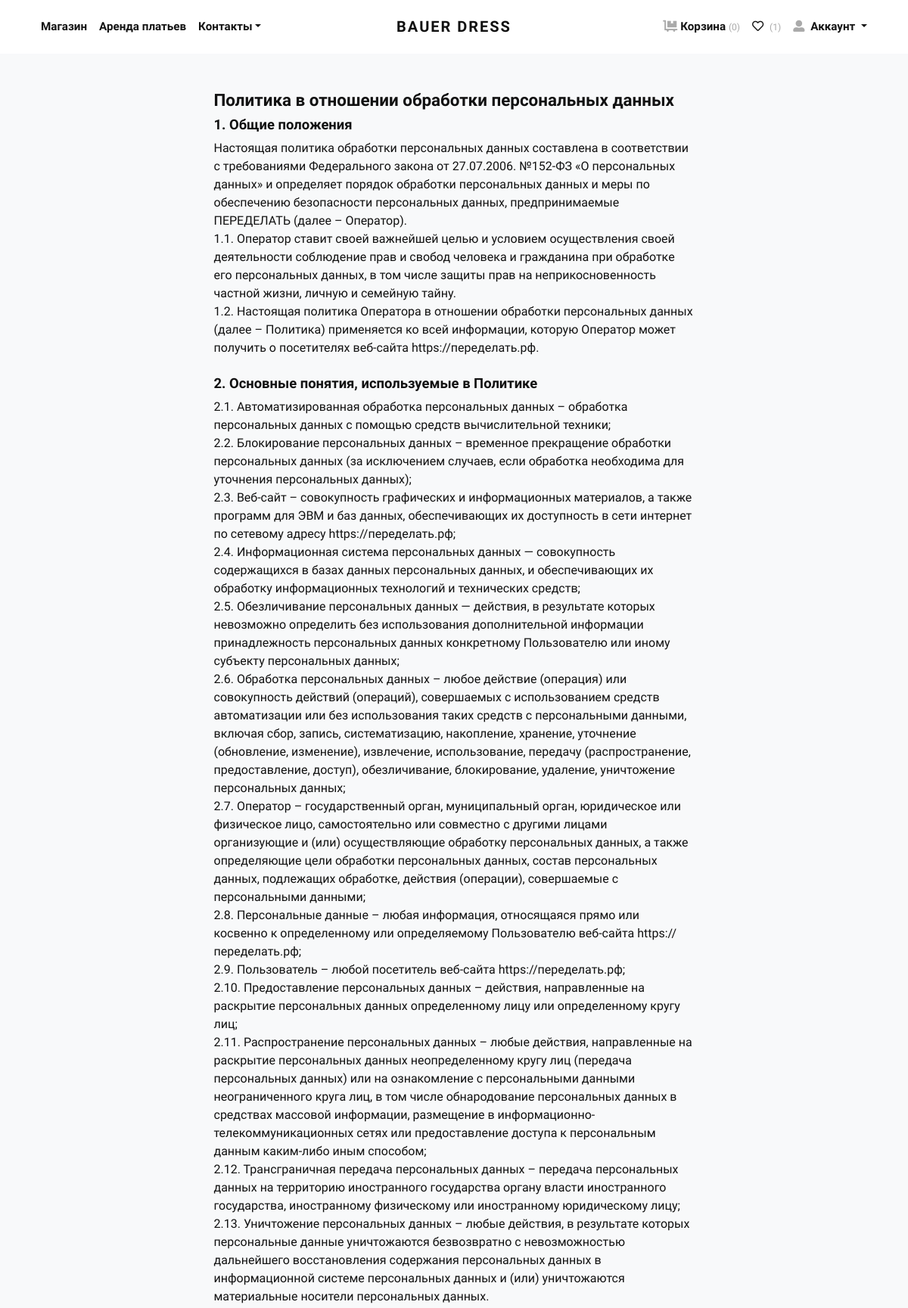
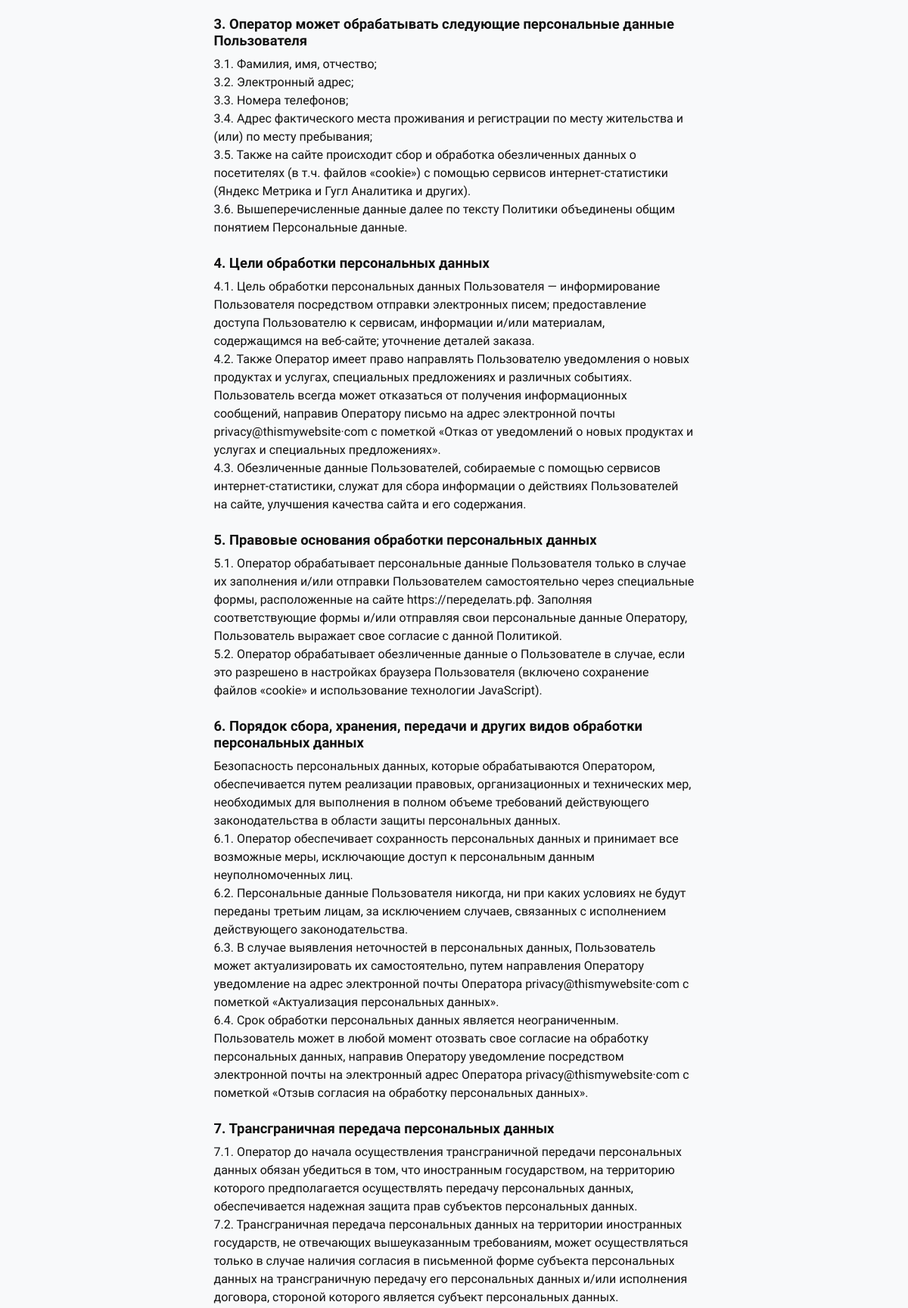
The app's page /info/privacy/ (signed in, upper part) with its own data (2 pictures, top to bottom).
### wishlist/models.py (models this page shows, shortened)
class Wishlist(models.Model):
	user = models.OneToOneField(User, on_delete=models.CASCADE, verbose_name='Пользователь')
	class Meta:
		verbose_name='лист желаний'
		verbose_name_plural='лист желаний'

class WishlistItem(models.Model):
	product = models.ForeignKey(Product, on_delete=models.SET_NULL, null=True, verbose_name='товар')
	wishlist = models.ForeignKey(Wishlist, on_delete=models.CASCADE, related_name='items')
	price = models.DecimalField(max_digits=10, decimal_places=2, verbose_name='Цена')
	product_set = models.ForeignKey(ProductSet, on_delete=models.SET_NULL, null=True, related_name='product_set')
	date = models.DateTimeField(auto_now_add=True, verbose_name='Дата добавления')
	quantity = models.PositiveIntegerField(default=1, verbose_name='Количество')
	status_bought = models.BooleanField("Добавлен в корзину", default=False)
	class Meta:
		verbose_name='желание'
		verbose_name_plural='желания'

### information/models.py (models this page shows, shortened)
class Privacy(models.Model):
	content = RichTextField(blank=False, verbose_name='Контент')
	class Meta:
		verbose_name = "приватность"
		verbose_name_plural = "приватность"

### information/views.py (the view)
# urls.py: path('privacy/', views.privacy, name='privacy'),
def privacy(request):
	privacy = Privacy.objects.filter(content__isnull=False).last()
	return render(request, 'information/privacy.html', {'privacy': privacy})

### cart/cart.py (called while the page is built)
	def __len__(self):
		return sum(item['quantity'] for item in self.cart.values())

### cart/context_processors.py (called while the page is built)
def cart(request):
    return {'cart': Cart(request)}

### information/context_processors.py (called while the page is built)
def categories(request):
    return {
       'categories': Category.objects.all(),
    }

### wishlist/context_processors.py (called while the page is built)
def wishlist(request):
	if request.user.is_authenticated:
		try:
			wishlist = Wishlist.objects.get(user=request.user)
		except ObjectDoesNotExist:
			wishlist = Wishlist.objects.create(user=request.user)
		return {'wishlist': wishlist}
	else:
		return {'wishlist': None}

### information/templates/information/privacy.html (shortened to what this page needs)
{% extends 'shop/base.html' %}
{% block content %}
	<main class="main-content-wrapper">
    <div class="error-area pt--90 pt-xl--70 pb--120 pb-xl--100 pb-lg--95 pb-sm--90">
        <div class="container">
            <div class="row justify-content-center">
                <div class="col-xl-7 col-lg-8 text-left">
                    <div class="information mt-5 mb-5">
						{% autoescape off %}
						{{ privacy.content }}
						{% endautoescape %}
                    </div>
                </div>
            </div>
        </div>
    </div>
</main>
{% endblock %}

### shop/templates/shop/account_nav.html (shortened to what this page needs)
{% load static %}
<ul class="navbar-nav ml-auto">
  <li class="nav-item">
    <a class="nav-link" href="{% url 'cart:cart_detail' %}">
      <i class="fas fa-dolly-flatbed mr-1 text-gray"></i>Корзина
      <small class="text-gray">
        {% if cart %}
          {% with total_items=cart|length %}
            ({{ total_items }})
          {% endwith %}
        {% else %}
          (0)
        {% endif %}
      </small>
    </a>
  </li>
  {% if user.is_authenticated %}
  <li class="nav-item">
    <a class="nav-link" href="{% url 'wishlist:index' %}">
      <i class="far fa-heart mr-1"></i>
      <small class="text-gray">
        {% if wishlist.items.all %}
          ({{ wishlist.items.all|length }})
        {% else %}
          (0)
        {% endif %}
      </small>
    </a>
  </li>
  {% endif %}
  <li class="nav-item dropdown">
    <a class="nav-link dropdown-toggle" href="#" id="navbarDropdown" role="button" data-toggle="dropdown" aria-haspopup="true" aria-expanded="false">
      <i class="fas fa-user-alt mr-1 text-gray"></i>
      Аккаунт
    </a>
  </li>
</ul>

### shop/static/shop/css/style.blue.css (style rules this page uses)
.text-gray { color: #aaa !important; }
strong { font-weight: 700; }
.navbar-light .navbar-nav .nav-link { color: rgba(17, 17, 17, 0.99); font-weight: 800; font-size: 0.95rem; transition: all 0.3s; }
body { font-family: "Libre Franklin", sans-serif; font-size: 1rem; font-weight: 400; line-height: 1.5; color: #111111; background-color: #fff; }
a { color: #2b90d9; text-decoration: none; }
h1, h2, h3, h4, h5, h6, .h1, .h2, .h3, .h4, .h5, .h6 { margin-bottom: 0.5rem; font-family: inherit; font-weight: 900; line-height: 1.2; color: inherit; }
h4, .h4 { font-size: 1.4rem; }
h5, .h5 { font-size: 1.15rem; }
small, .small { font-size: 80%; font-weight: 400; }
.nav-link { padding: 0.5rem 1rem; }

### records on screen
Wishlist: items.all|length "1"
Privacy: content "Политика в отношении обработки персональных данных 1. Общие положения Настоящая политика обработки персональных данных составлена в соответствии с требованиями Федерального закона от 27.07.2006. №152-ФЗ «О персональных данных» и определяет порядок обработки персональных данных и меры по обеспечению безопасности персональных данных, предпринимаемые ПЕРЕДЕЛАТЬ (далее – Оператор). 1.1. Оператор ставит своей важнейшей целью и условием осуществления своей деятельности соблюдение прав и свобод человека и гражданина при обработке его персональных данных, в том числе защиты прав на неприкосновенность частной жизни, личную и семейную тайну. 1.2. Настоящая политика Оператора в отношении обработки…"
